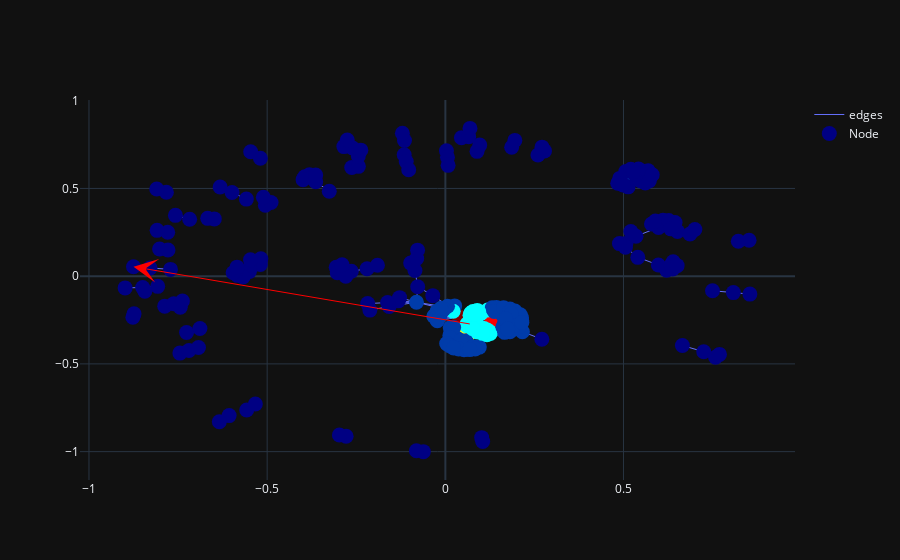

Notebook source saved alongside this figure:
### Code cell
%%timeit -n1 -r1
df = RDD.get_rdds_for_visuals_vector(target_G, target_node, [measures.global_graph_degree], target_rad)
df = other_sims.mean_shift(df, [measures.global_graph_degree])
fig = visualize.visualize_rdd_vector_mean_shift(target_G, target_node,target_rad, [measure_list], pos)
fig.show()
df = df.sort_values('cluster')
#print(df)

clusters = df_to_cluster_list(df)
result = nx.algorithms.community.modularity(target_G, clusters)
print(result)

### Figure 1 — Plotly figure (JSON) as saved in the notebook; plotly's stock layout.template omitted (floating-point values rounded to 4 significant figures; data arrays with more than 128 entries replaced by an {"elided": "..."} marker saying what was removed)
{"data": [{"line": {"width": 1}, "marker": {"color": {"elided": "268 int values"}, "colorscale": [[0, "rgb(0,0,131)"], [0.2, "rgb(0,60,170)"], [0.4, "rgb(5,255,255)"], [0.6, "rgb(255,255,0)"], [0.8, "rgb(250,0,0)"], [1, "rgb(128,0,0)"]], "size": 15}, "mode": "lines", "name": "edges", "type": "scatter", "uid": "f1711220-bac7-4ddc-a11b-071be59ef046", "x": {"elided": "909 float values"}, "y": {"elided": "909 float values"}}, {"customdata": {"elided": "268x8 mixed values"}, "hovertemplate": "node_name: %{customdata[0]} <br> radius: %{customdata[1]} <br> degree: %{customdata[2]} <br> global_graph_degree: %{customdata[3]} <br> normalized_rdd: %{customdata[4]} <br> cluster: %{customdata[5]} <br> nodes_x: %{customdata[6]} <br> nodes_y: %{customdata[7]} <br> ", "marker": {"color": {"elided": "268 int values"}, "colorscale": [[0, "rgb(0,0,131)"], [0.2, "rgb(0,60,170)"], [0.4, "rgb(5,255,255)"], [0.6, "rgb(255,255,0)"], [0.8, "rgb(250,0,0)"], [1, "rgb(128,0,0)"]], "size": 15}, "mode": "markers", "name": "Node", "text": {"elided": "268 str values"}, "type": "scatter", "uid": "936777af-c723-4764-abc5-f30b040713f5", "x": {"elided": "268 float values"}, "y": {"elided": "268 float values"}}], "layout": {"annotations": [{"arrowcolor": "red", "arrowhead": 3, "arrowsize": 4, "axref": "x", "ayref": "y", "showarrow": true, "x": -0.875, "y": 0.0537}], "dragmode": "pan"}}
